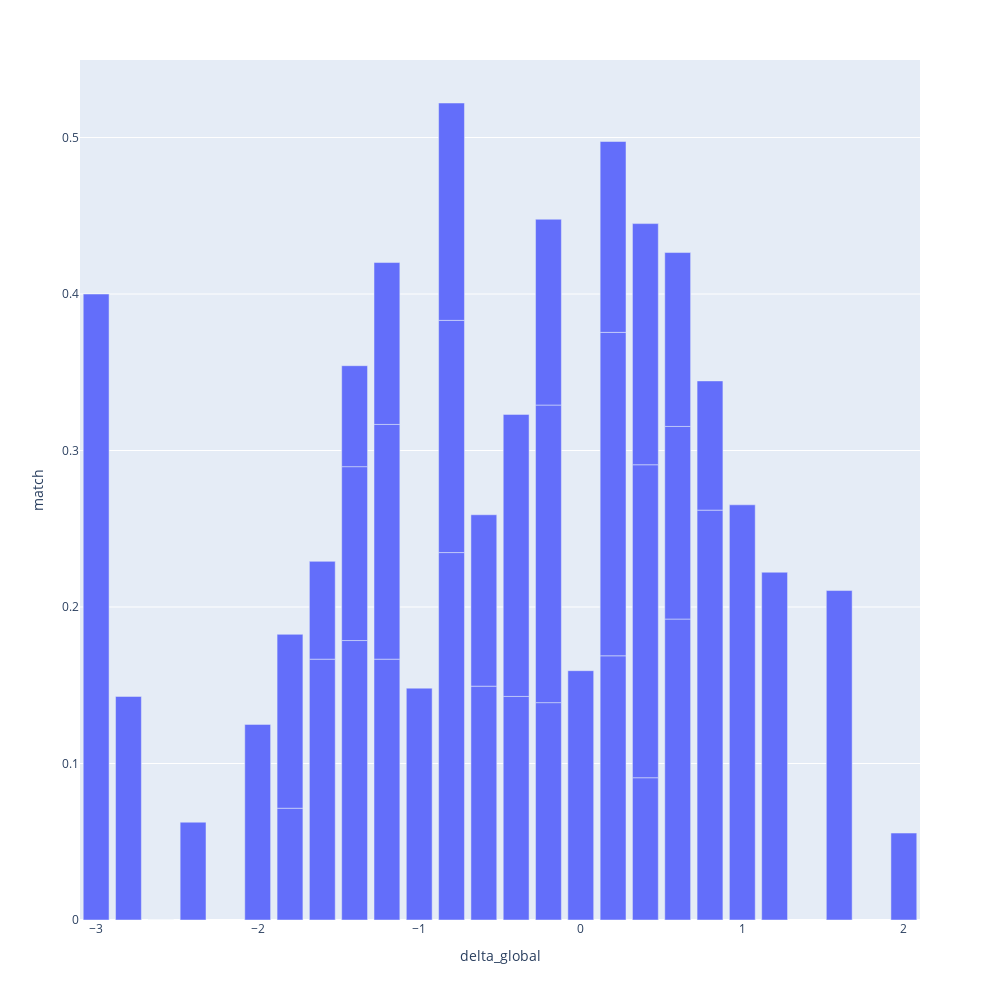

The notebook cell saved with this chart:
### Markdown cell above
Il semble que la différence entre l'opinion de soi et le sentiment de l'image renvoyée aux autres n'ait pas eu d'impact.

### Code cell
delta_global_group = dataset.groupby('delta_global')['match'].mean()
fig = px.bar(delta_global_group , x = delta_global_group.index , y = 'match' , width=1000, height=1000 )

fig.show()

### Figure 1 — Plotly figure (JSON) as saved in the notebook; plotly's stock layout.template omitted (floating-point values rounded to 4 significant figures)
{"data": [{"alignmentgroup": "True", "hovertemplate": "delta_global=%{x}<br>match=%{y}<extra></extra>", "legendgroup": "", "marker": {"color": "#636efa", "pattern": {"shape": ""}}, "name": "", "offsetgroup": "", "orientation": "v", "showlegend": false, "textposition": "auto", "type": "bar", "x": [-3.0, -2.8, -2.6, -2.4, -2, -1.8, -1.8, -1.6, -1.6, -1.4, -1.4, -1.4, -1.2, -1.2, -1.2, -1.0, -1, -0.8, -0.8, -0.8, -0.6, -0.6, -0.4, -0.4, -0.2, -0.2, -0.2, 0, 0.2, 0.2, 0.2, 0.4, 0.4, 0.4, 0.6, 0.6, 0.6, 0.8, 0.8, 1, 1.2, 1.2, 1.6, 2], "xaxis": "x", "y": [0.4, 0.1429, 0, 0.0625, 0.125, 0.07143, 0.1111, 0.1667, 0.0625, 0.1786, 0.1111, 0.06452, 0.1667, 0.15, 0.1034, 0, 0.1481, 0.2348, 0.1484, 0.1389, 0.1494, 0.1095, 0.1429, 0.1802, 0.1389, 0.1902, 0.1187, 0.1593, 0.1688, 0.2067, 0.122, 0.09091, 0.2, 0.1541, 0.1923, 0.1231, 0.1111, 0.2619, 0.08257, 0.2653, 0, 0.2222, 0.2105, 0.05556], "yaxis": "y"}], "layout": {"barmode": "relative", "height": 1000, "legend": {"tracegroupgap": 0}, "margin": {"t": 60}, "width": 1000, "xaxis": {"anchor": "y", "autorange": true, "domain": [0, 1], "range": [-3.1, 2.1], "title": {"text": "delta_global"}, "type": "linear"}, "yaxis": {"anchor": "x", "autorange": true, "domain": [0, 1], "range": [0, 0.5495], "title": {"text": "match"}, "type": "linear"}}}
